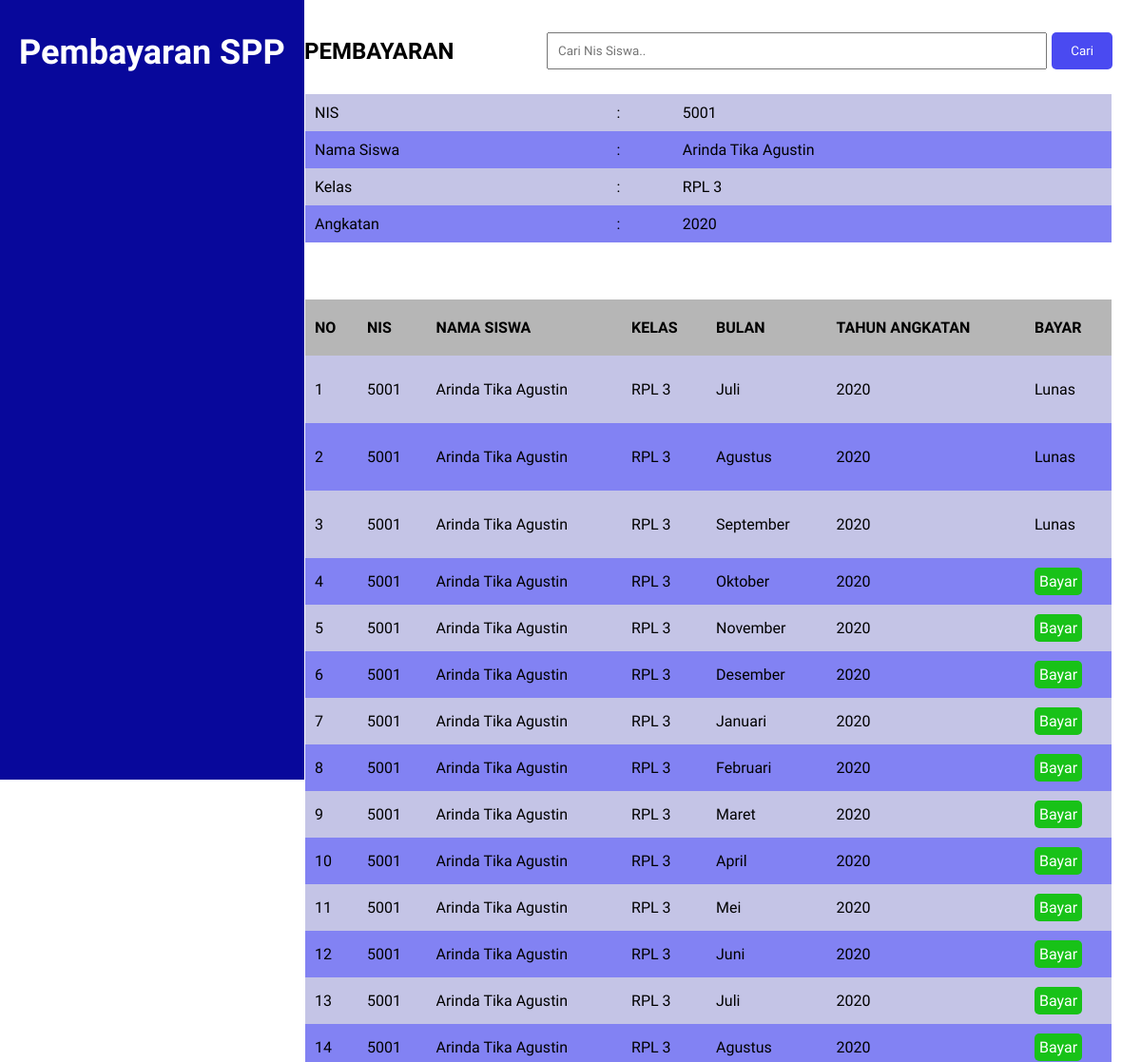
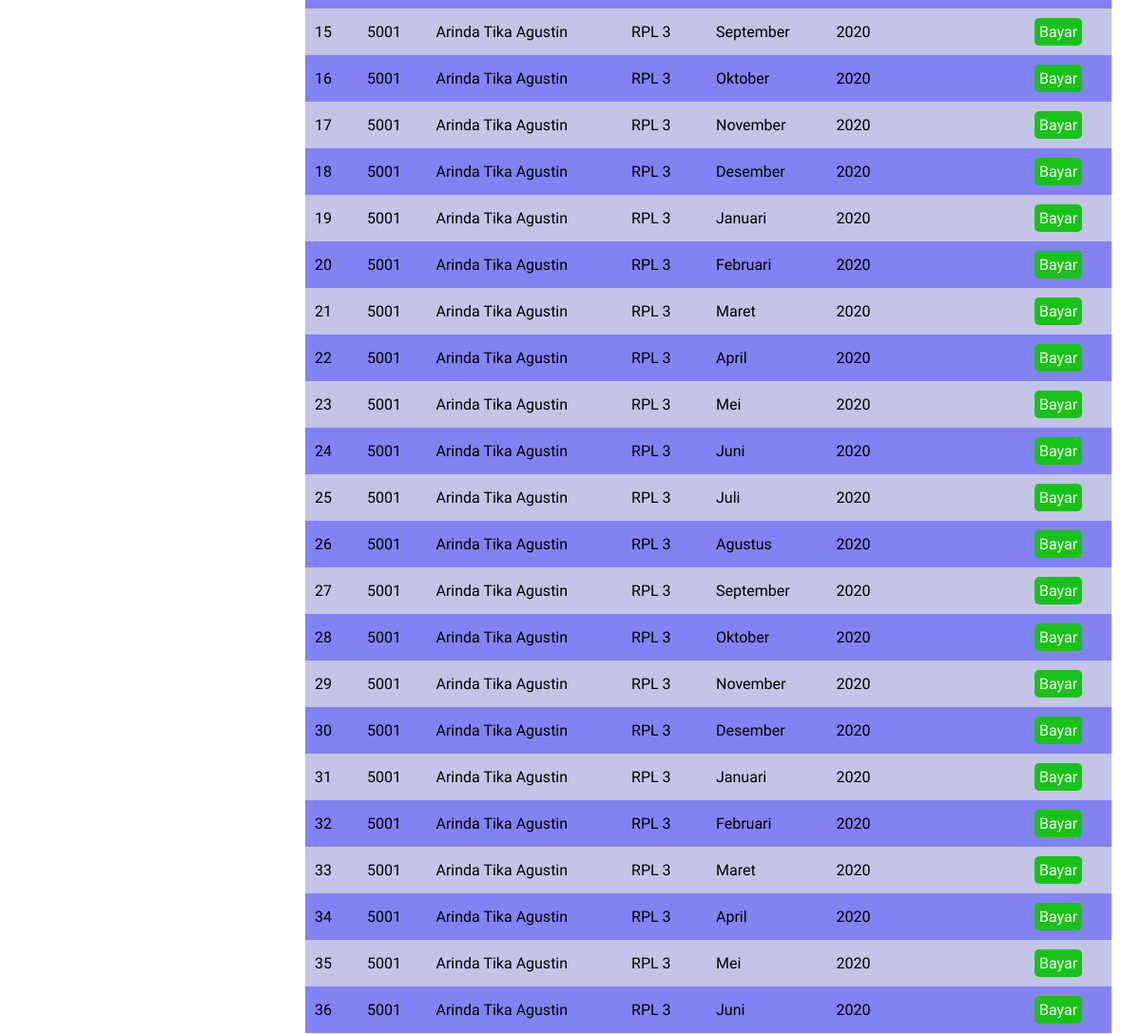
Screenshot of /view_pembayaran.php?nis=5001 with the database file from the repository (2 pictures, top to bottom).
### tables this page shows
CREATE TABLE `tb_siswa` (
  `nis` int(4) NOT NULL,
  `idspp` int(4) NOT NULL,
  `idkelas` int(4) NOT NULL,
  `namasiswa` varchar(50) NOT NULL,
  `telp` varchar(16) NOT NULL,
  `password` varchar(18) NOT NULL
);

CREATE TABLE `tb_kelas` (
  `idkelas` int(4) NOT NULL,
  `namakelas` varchar(20) NOT NULL
);

CREATE TABLE `tb_spp` (
  `idspp` int(4) NOT NULL,
  `tahun_angkatan` varchar(5) NOT NULL,
  `nominal` int(10) NOT NULL
);

CREATE TABLE `tb_pembayaran` (
  `idpembayaran` int(4) NOT NULL,
  `nip` int(4) DEFAULT NULL,
  `nis` int(4) NOT NULL,
  `tgl` date DEFAULT NULL,
  `bulan` varchar(10) NOT NULL,
  `jumlah_bayar` double DEFAULT NULL,
  `angkatan` varchar(3) NOT NULL
);

### view_pembayaran.php (the view, shortened to what this page needs)
<?php
include("koneksi.php");
include("bar/navbar.php");
?>
<!DOCTYPE html>
<html lang="en">
<head>
    <link rel="stylesheet" href="css/style.php">
</head>
<body>
    <div class="table-container">
        <div class="table-tittle">
            <h2>PEMBAYARAN</h2>
            <div class="tittle-right">
                <form class="form-bayar" action="" method="GET" autocomplete="off">
                    <input type="text" name="nis" placeholder="Cari Nis Siswa..">
                    <button type="submit">Cari</button>
                </form>
            </div>
        </div>
            <?php if (isset($_GET['nis'])) : ?>
            <?php $nis = $_GET['nis']; ?>
            <?php $querySiswa = mysqli_query($koneksi, "SELECT * FROM tb_siswa INNER JOIN tb_kelas USING(idkelas) INNER JOIN tb_spp USING(idspp) WHERE nis = $nis"); ?>
            <?php $dataSiswa = mysqli_fetch_assoc($querySiswa); ?>
            <table cellpadding="5" cellspacing="0" class="biodata">
                <tbody>
                    <tr>
                        <td>NIS </td>
                        <td>: </td>
                        <td><?php echo $dataSiswa['nis']; ?></td>
                    </tr>
                    <tr>
                        <td>Nama Siswa </td>
                        <td>: </td>
                        <td><?php echo $dataSiswa['namasiswa']; ?></td>
                    </tr>
                    <tr>
                        <td>Kelas </td>
                        <td>: </td>
                        <td><?php echo $dataSiswa['namakelas']; ?></td>
                    </tr>
                    <tr>
                        <td>Angkatan </td>
                        <td>: </td>
                        <td><?php echo $dataSiswa['tahun_angkatan'] ?></td>
                    </tr>
                </tbody>
            </table>
            <br><br>
            <table class="pembayaran" cellpadding="5" cellspacing="0">
                <thead>
                    <tr>
                        <th>NO</th>
                        <th>NIS</th>
                        <th>NAMA SISWA</th>
                        <th>KELAS</th>
                        <th>BULAN</th>
                        <th>TAHUN ANGKATAN</th>
                        <th>BAYAR</th>
                    </tr>
                </thead>
                <tbody>
                    <?php
                    $query = "SELECT * FROM tb_pembayaran INNER JOIN tb_siswa USING(nis) INNER JOIN tb_kelas USING(idkelas) INNER JOIN tb_spp USING(idspp) WHERE nis = $nis";
                    $result = mysqli_query($koneksi, $query);
                    $no = 1;
                    while ($row = mysqli_fetch_assoc($result)) {
                    ?>
                        <tr>
                            <td><?php echo $no++; ?></td>
                            <td><?php echo $row['nis']; ?></td>
                            <td><?php echo $row['namasiswa']; ?></td>
                            <td><?php echo $row['namakelas']; ?></td>
                            <td><?php echo $row['bulan']; ?></td>
                            <td><?php echo $row['tahun_angkatan']; ?></td>
                            <td>
                                <?php if ($row['jumlah_bayar'] == $row['nominal']) : ?>
                                    <p>Lunas</p>
                                <?php else : ?>
                                    <div class="btn">
                                        <a class="bayar" href="proses_pembayaran.php?idpembayaran=<?= $row['idpembayaran']; ?>&nis=<?= $row['nis']; ?>" >Bayar</a>
                                    </div>
                                <?php endif; ?>
                            </td>
                        </tr>
                    <?php } ?>
                </tbody>
            </table>
        <?php endif; ?>
    </div>
</body>
</html>

### rows the page displays
tb_siswa: nis "5001", namasiswa "Arinda Tika Agustin", idkelas.namakelas "RPL 3", idspp.tahun_angkatan "2020"
tb_pembayaran: nis "5001", nis.namasiswa "Arinda Tika Agustin", tb_kelas.namakelas "RPL 3", bulan "Juli", tb_spp.tahun_angkatan "2020", jumlah_bayar "Lunas"
tb_pembayaran: nis "5001", nis.namasiswa "Arinda Tika Agustin", tb_kelas.namakelas "RPL 3", bulan "Agustus", tb_spp.tahun_angkatan "2020", jumlah_bayar "Lunas"
tb_pembayaran: nis "5001", nis.namasiswa "Arinda Tika Agustin", tb_kelas.namakelas "RPL 3", bulan "September", tb_spp.tahun_angkatan "2020", jumlah_bayar "Lunas"
tb_pembayaran: nis "5001", nis.namasiswa "Arinda Tika Agustin", tb_kelas.namakelas "RPL 3", bulan "Oktober", tb_spp.tahun_angkatan "2020"
tb_pembayaran: nis "5001", nis.namasiswa "Arinda Tika Agustin", tb_kelas.namakelas "RPL 3", bulan "November", tb_spp.tahun_angkatan "2020"
tb_pembayaran: nis "5001", nis.namasiswa "Arinda Tika Agustin", tb_kelas.namakelas "RPL 3", bulan "Desember", tb_spp.tahun_angkatan "2020"
tb_pembayaran: nis "5001", nis.namasiswa "Arinda Tika Agustin", tb_kelas.namakelas "RPL 3", bulan "Januari", tb_spp.tahun_angkatan "2020"
tb_pembayaran: nis "5001", nis.namasiswa "Arinda Tika Agustin", tb_kelas.namakelas "RPL 3", bulan "Februari", tb_spp.tahun_angkatan "2020"
tb_pembayaran: nis "5001", nis.namasiswa "Arinda Tika Agustin", tb_kelas.namakelas "RPL 3", bulan "Maret", tb_spp.tahun_angkatan "2020"
tb_pembayaran: nis "5001", nis.namasiswa "Arinda Tika Agustin", tb_kelas.namakelas "RPL 3", bulan "April", tb_spp.tahun_angkatan "2020"
tb_pembayaran: nis "5001", nis.namasiswa "Arinda Tika Agustin", tb_kelas.namakelas "RPL 3", bulan "Mei", tb_spp.tahun_angkatan "2020"
tb_pembayaran: nis "5001", nis.namasiswa "Arinda Tika Agustin", tb_kelas.namakelas "RPL 3", bulan "Juni", tb_spp.tahun_angkatan "2020"
tb_pembayaran: nis "5001", nis.namasiswa "Arinda Tika Agustin", tb_kelas.namakelas "RPL 3", bulan "Juli", tb_spp.tahun_angkatan "2020"
tb_pembayaran: nis "5001", nis.namasiswa "Arinda Tika Agustin", tb_kelas.namakelas "RPL 3", bulan "Agustus", tb_spp.tahun_angkatan "2020"
tb_pembayaran: nis "5001", nis.namasiswa "Arinda Tika Agustin", tb_kelas.namakelas "RPL 3", bulan "September", tb_spp.tahun_angkatan "2020"
tb_pembayaran: nis "5001", nis.namasiswa "Arinda Tika Agustin", tb_kelas.namakelas "RPL 3", bulan "Oktober", tb_spp.tahun_angkatan "2020"
tb_pembayaran: nis "5001", nis.namasiswa "Arinda Tika Agustin", tb_kelas.namakelas "RPL 3", bulan "November", tb_spp.tahun_angkatan "2020"
tb_pembayaran: nis "5001", nis.namasiswa "Arinda Tika Agustin", tb_kelas.namakelas "RPL 3", bulan "Desember", tb_spp.tahun_angkatan "2020"
tb_pembayaran: nis "5001", nis.namasiswa "Arinda Tika Agustin", tb_kelas.namakelas "RPL 3", bulan "Januari", tb_spp.tahun_angkatan "2020"
tb_pembayaran: nis "5001", nis.namasiswa "Arinda Tika Agustin", tb_kelas.namakelas "RPL 3", bulan "Februari", tb_spp.tahun_angkatan "2020"
tb_pembayaran: nis "5001", nis.namasiswa "Arinda Tika Agustin", tb_kelas.namakelas "RPL 3", bulan "Maret", tb_spp.tahun_angkatan "2020"
tb_pembayaran: nis "5001", nis.namasiswa "Arinda Tika Agustin", tb_kelas.namakelas "RPL 3", bulan "April", tb_spp.tahun_angkatan "2020"
tb_pembayaran: nis "5001", nis.namasiswa "Arinda Tika Agustin", tb_kelas.namakelas "RPL 3", bulan "Mei", tb_spp.tahun_angkatan "2020"
tb_pembayaran: nis "5001", nis.namasiswa "Arinda Tika Agustin", tb_kelas.namakelas "RPL 3", bulan "Juni", tb_spp.tahun_angkatan "2020"
tb_pembayaran: nis "5001", nis.namasiswa "Arinda Tika Agustin", tb_kelas.namakelas "RPL 3", bulan "Juli", tb_spp.tahun_angkatan "2020"
tb_pembayaran: nis "5001", nis.namasiswa "Arinda Tika Agustin", tb_kelas.namakelas "RPL 3", bulan "Agustus", tb_spp.tahun_angkatan "2020"
tb_pembayaran: nis "5001", nis.namasiswa "Arinda Tika Agustin", tb_kelas.namakelas "RPL 3", bulan "September", tb_spp.tahun_angkatan "2020"
tb_pembayaran: nis "5001", nis.namasiswa "Arinda Tika Agustin", tb_kelas.namakelas "RPL 3", bulan "Oktober", tb_spp.tahun_angkatan "2020"
tb_pembayaran: nis "5001", nis.namasiswa "Arinda Tika Agustin", tb_kelas.namakelas "RPL 3", bulan "November", tb_spp.tahun_angkatan "2020"
tb_pembayaran: nis "5001", nis.namasiswa "Arinda Tika Agustin", tb_kelas.namakelas "RPL 3", bulan "Desember", tb_spp.tahun_angkatan "2020"
tb_pembayaran: nis "5001", nis.namasiswa "Arinda Tika Agustin", tb_kelas.namakelas "RPL 3", bulan "Januari", tb_spp.tahun_angkatan "2020"
tb_pembayaran: nis "5001", nis.namasiswa "Arinda Tika Agustin", tb_kelas.namakelas "RPL 3", bulan "Februari", tb_spp.tahun_angkatan "2020"
tb_pembayaran: nis "5001", nis.namasiswa "Arinda Tika Agustin", tb_kelas.namakelas "RPL 3", bulan "Maret", tb_spp.tahun_angkatan "2020"
tb_pembayaran: nis "5001", nis.namasiswa "Arinda Tika Agustin", tb_kelas.namakelas "RPL 3", bulan "April", tb_spp.tahun_angkatan "2020"
tb_pembayaran: nis "5001", nis.namasiswa "Arinda Tika Agustin", tb_kelas.namakelas "RPL 3", bulan "Mei", tb_spp.tahun_angkatan "2020"
tb_pembayaran: nis "5001", nis.namasiswa "Arinda Tika Agustin", tb_kelas.namakelas "RPL 3", bulan "Juni", tb_spp.tahun_angkatan "2020"
